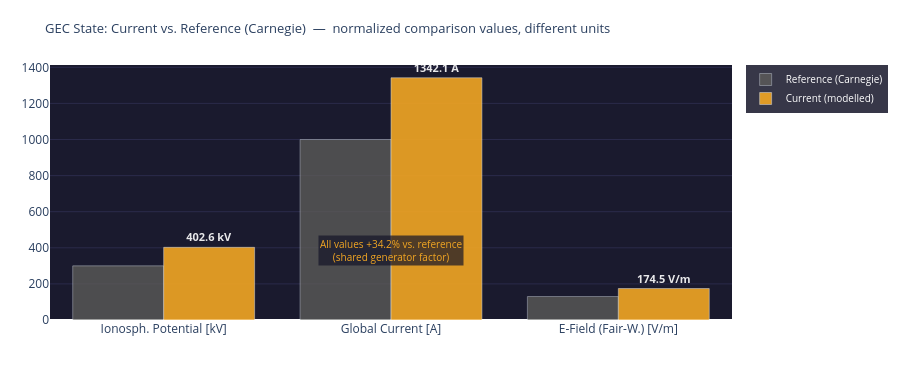

Here is the notebook cell this chart was saved with:
### Markdown cell above
---
## 4. Visualizations

### Code cell
# ============================================================
# GEC STATE vs. REFERENCE
# Note: raw values have different units (kV, A, V/m)
# Comparison shows relative deviation from Carnegie reference
# ============================================================

metrics = [
    ('Ionosph. Potential', 'kV',  GEC_REF['V_iono_kV'], V_iono_mod),
    ('Global Current',     'A',   GEC_REF['I_total_A'], I_total_mod),
    ('E-Field (Fair-W.)',  'V/m', GEC_REF['E_field_Vm'], E_mod),
]
labels_units = [f'{m[0]}\n[{m[1]}]' for m in metrics]

fig = go.Figure()
fig.add_trace(go.Bar(
    name='Reference (Carnegie)',
    x=labels_units, y=[m[2] for m in metrics],
    marker_color='#5F5E5A', opacity=0.75
))
fig.add_trace(go.Bar(
    name='Current (modelled)',
    x=labels_units, y=[m[3] for m in metrics],
    marker_color='#F2A623', opacity=0.90,
    text=[f'<b>{m[3]:.1f} {m[1]}</b>' for m in metrics],
    textposition='outside',
    textfont=dict(color='white', size=11)
))

# Joint percentage value as annotation
delta_pct = round((V_iono_mod - GEC_REF['V_iono_kV']) / GEC_REF['V_iono_kV'] * 100, 1)
fig.add_annotation(
    x=1.0, y=max(GEC_REF['V_iono_kV'], V_iono_mod) * 0.95,
    text=f'All values {delta_pct:+.1f}% vs. reference<br>(shared generator factor)',
    showarrow=False, xanchor='center',
    font=dict(color='#F2A623', size=10),
    bgcolor='rgba(20,20,40,0.7)'
)

fig.update_layout(
    title=dict(
        text='GEC State: Current vs. Reference (Carnegie)  —  normalized comparison values, different units',
        font=dict(size=13)
    ),
    barmode='group',
    height=380,
    plot_bgcolor='#1a1a2e', paper_bgcolor='rgba(0,0,0,0)',
    margin=dict(l=50, r=50, t=65, b=60),
    legend=dict(bgcolor='rgba(20,20,40,0.85)', font=dict(color='white', size=10)),
    yaxis=dict(gridcolor='#2a2a4a')
)
fig.show()

print(f'GEC deviation from Carnegie reference: {delta_pct:+.1f}%')
print(f'  (all values scale with the same generator factor {generator_strength:.3f})')

### Figure 1 — Plotly figure (JSON) as saved in the notebook; plotly's stock layout.template omitted (floating-point values rounded to 4 significant figures)
{"data": [{"marker": {"color": "#5F5E5A"}, "name": "Reference (Carnegie)", "opacity": 0.75, "type": "bar", "x": ["Ionosph. Potential\n[kV]", "Global Current\n[A]", "E-Field (Fair-W.)\n[V/m]"], "y": [300.0, 1000.0, 130.0]}, {"marker": {"color": "#F2A623"}, "name": "Current (modelled)", "opacity": 0.9, "text": ["<b>402.6 kV</b>", "<b>1342.1 A</b>", "<b>174.5 V/m</b>"], "textfont": {"color": "white", "size": 11}, "textposition": "outside", "type": "bar", "x": ["Ionosph. Potential\n[kV]", "Global Current\n[A]", "E-Field (Fair-W.)\n[V/m]"], "y": [402.6, 1342.0, 174.5]}], "layout": {"annotations": [{"bgcolor": "rgba(20,20,40,0.7)", "font": {"color": "#F2A623", "size": 10}, "showarrow": false, "text": "All values +34.2% vs. reference<br>(shared generator factor)", "x": 1.0, "xanchor": "center", "y": 382.5}], "barmode": "group", "height": 380, "legend": {"bgcolor": "rgba(20,20,40,0.85)", "font": {"color": "white", "size": 10}}, "margin": {"b": 60, "l": 50, "r": 50, "t": 65}, "paper_bgcolor": "rgba(0,0,0,0)", "plot_bgcolor": "#1a1a2e", "title": {"font": {"size": 13}, "text": "GEC State: Current vs. Reference (Carnegie)  —  normalized comparison values, different units"}, "yaxis": {"gridcolor": "#2a2a4a"}}}
